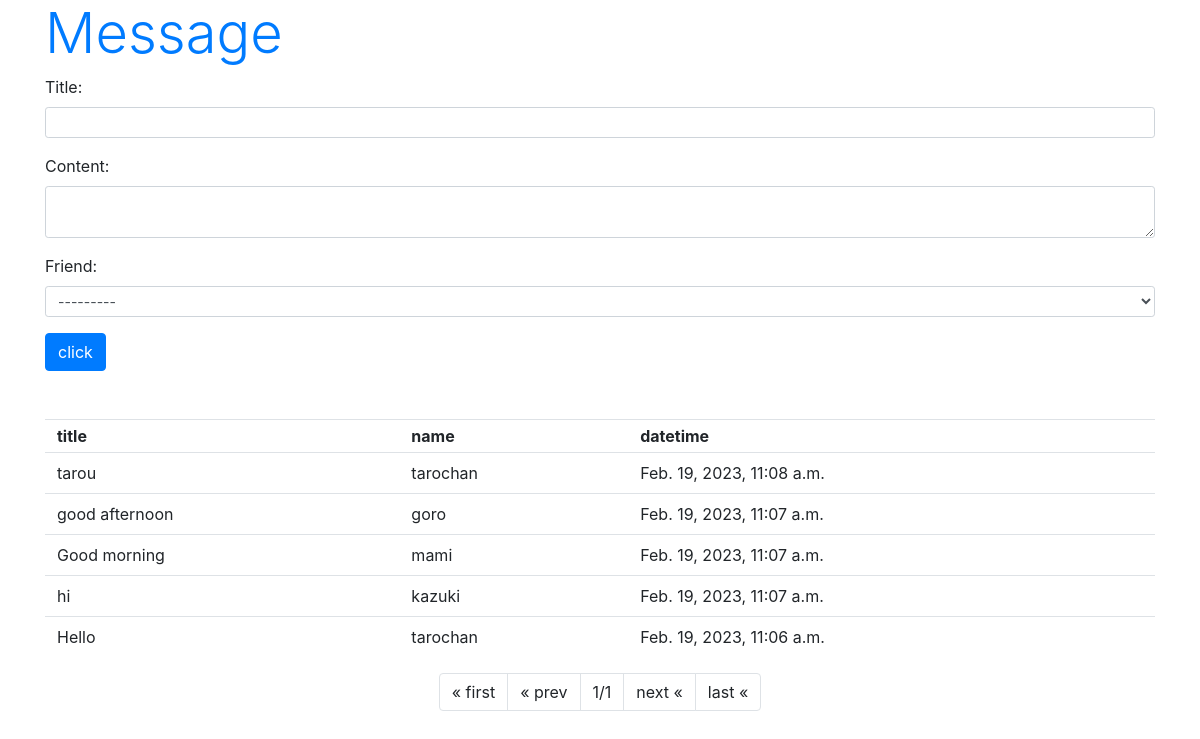
The page /hello/message/ on the database as committed earlier.
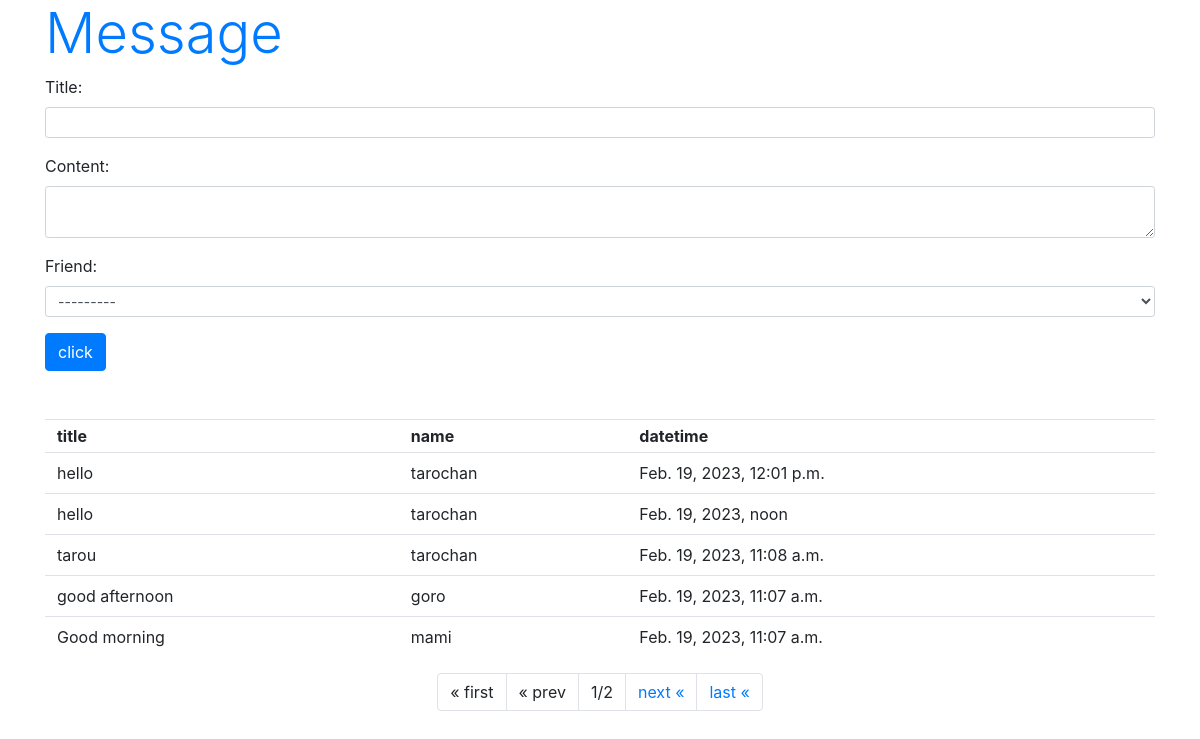
The same page on the database as committed later.
### hello/models.py (models this page shows, shortened)
class Message(models.Model):
  friend = models.ForeignKey(Friend, on_delete=models.CASCADE)
  title = models.CharField(max_length=100)
  content = models.CharField(max_length=300)
  pub_date = models.DateTimeField(auto_now_add=True)
  class Meta:
    ordering = ('pub_date',)

class Friend(models.Model):
  name = models.CharField(max_length=100,
    validators=[number_only])
  mail = models.EmailField(max_length=200)
  gender = models.BooleanField()
  age = models.IntegerField()
  birthday = models.DateField()
  def __str__(self):
    return '<Friend:id={},{}({})>'.format(str(self.id), \
            self.name, str(self.age))

### hello/views.py (the view)
# urls.py: path('message/', views.message, name='message'),
def message(request, page=1):
  if request.method == 'POST':
    obj = Message()
    form = MessageForm(request.POST, instance=obj)
    form.save()
  data = Message.objects.all().reverse()
  paginator = Paginator(data, 5)
  params = {
    'title': 'Message',
    'form': MessageForm(),
    'data': paginator.get_page(page),
  }
  return render(request, 'hello/message.html', params)

### hello/forms.py
class MessageForm(forms.ModelForm):
  class Meta:
    model = Message
    fields = ['title', 'content', 'friend']
    widgets = {
      'title': forms.TextInput(attrs={'class':'form-control form-control-sm'}),
      'content': forms.Textarea(attrs={'class':'form-control form-control-sm','rows':2}),
      'friend' : forms.Select(attrs={'class':'form-control form-control-sm'}),
    }

### hello/templates/hello/message.html (shortened to what this page needs)
{% load static %}
<!doctype html>
<html lang="ja">
<head>
  <link rel="stylesheet" href="https://stackpath.bootstrapcdn.com/bootstrap/4.3.1/css/bootstrap.min.css"/>
</head>
<body class="container">
  <h1 class="display-4 text-primary">{{ title }}</h1>
  <form action="{% url 'message' %}" method="post">
    {{ form.as_p }}
    <input type="submit" value="click" class="btn btn-primary">
    <table class="table">
      <tr>
        <th class="py-1">title</th>
        <th class="py-1">name</th>
        <th class="py-1">datetime</th>
      </tr>
      {% for item in data %}
        <tr>
          <td class="py-2">{{ item.title }}</td>
          <td class="py-2">{{ item.friend.name }}</td>
          <td class="py-2">{{ item.pub_date }}</td>
        </tr>
      {% endfor %}
    </table>
    <ul class="pagination justify-content-center">
      {% if data.has_previous %}
        <li class="page-item"><a class="page-link" href="{% url 'message' %}">&laquo; first</a></li>
        <li class="page-item"><a class="page-link" href="{% url 'message' %}{{ data.previous_page_number}}">&laquo; prev</a></li>
      {% else %}
        <li class="page-item"><a class="page-link">&laquo; first</a></li>
        <li class="page-item"><a class="page-link">&laquo; prev</a></li>
      {% endif %}
      <li class="page-item"><a class="page-link">{{ data.number }}/{{ data.paginator.num_pages }}</a></li>
      {% if data.has_next %}
        <li class="page-item"><a class="page-link" href="{% url 'message' %}{{ data.next_page_number }}">next &laquo;</a></li>
        <li class="page-item"><a class="page-link" href="{% url 'message' %}{{ data.paginator.num_pages }}">last &laquo;</a></li>
      {% else %}
        <li class="page-item"><a class="page-link">next &laquo;</a></li>
        <li class="page-item"><a class="page-link">last &laquo;</a></li>
      {% endif %}
    </ul>
  </form>
</body>
</html>

Rows that differ between the two databases and show on the page:
no longer on this page (row unchanged): Message: title "hi", friend.name "kazuki", pub_date "Feb. 19, 2023, 11:07 a.m."
no longer on this page (row unchanged): Message: title "Hello", friend.name "tarochan", pub_date "Feb. 19, 2023, 11:06 a.m."
added Message: title "hello", friend.name "tarochan", pub_date "Feb. 19, 2023, 12:01 p.m."
added Message: title "hello", friend.name "tarochan", pub_date "Feb. 19, 2023, noon"
Other text that changed with them:
{{ data.paginator.num_pages }}: "1" → "2"
